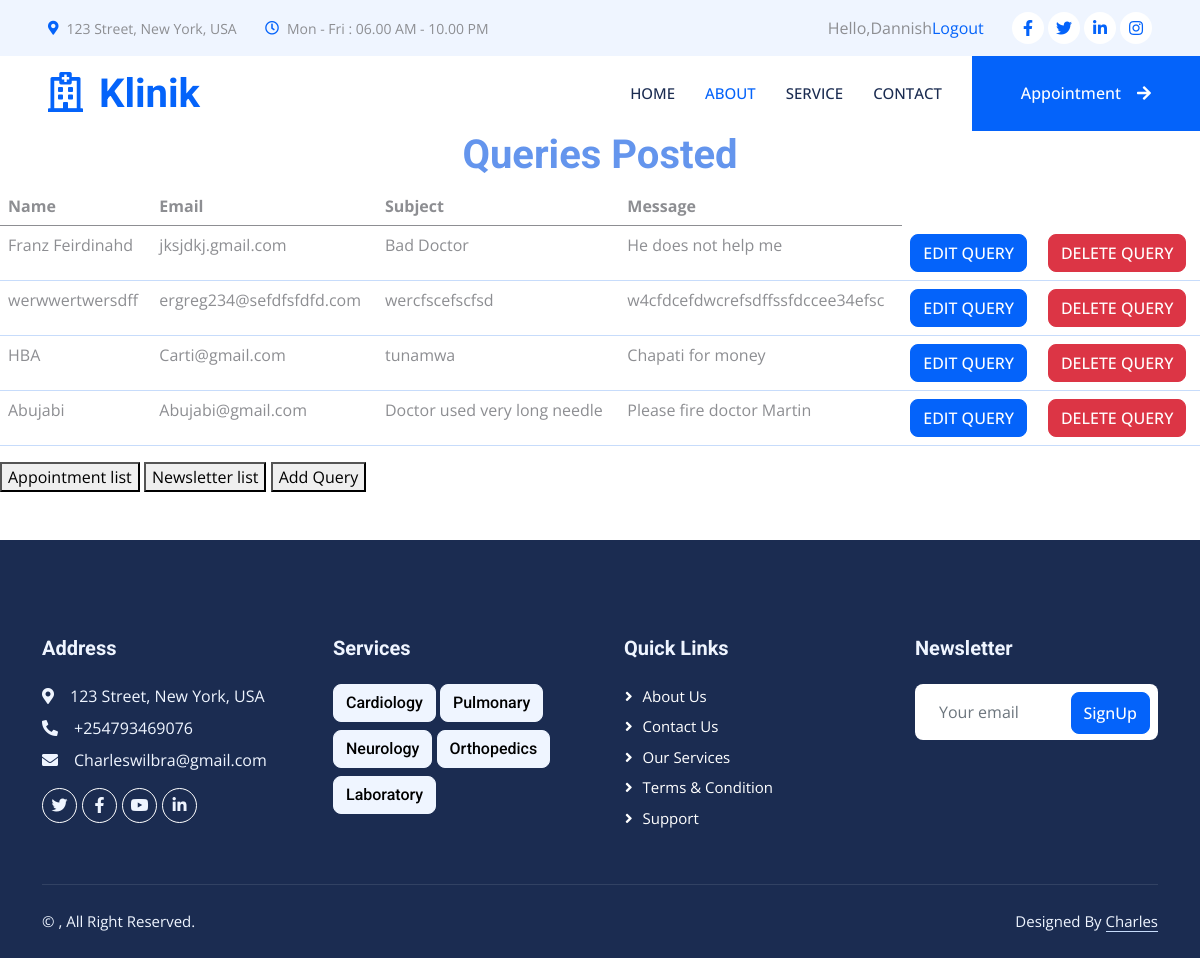
Page /hosi/querylist/ (signed in) on the earlier database version.
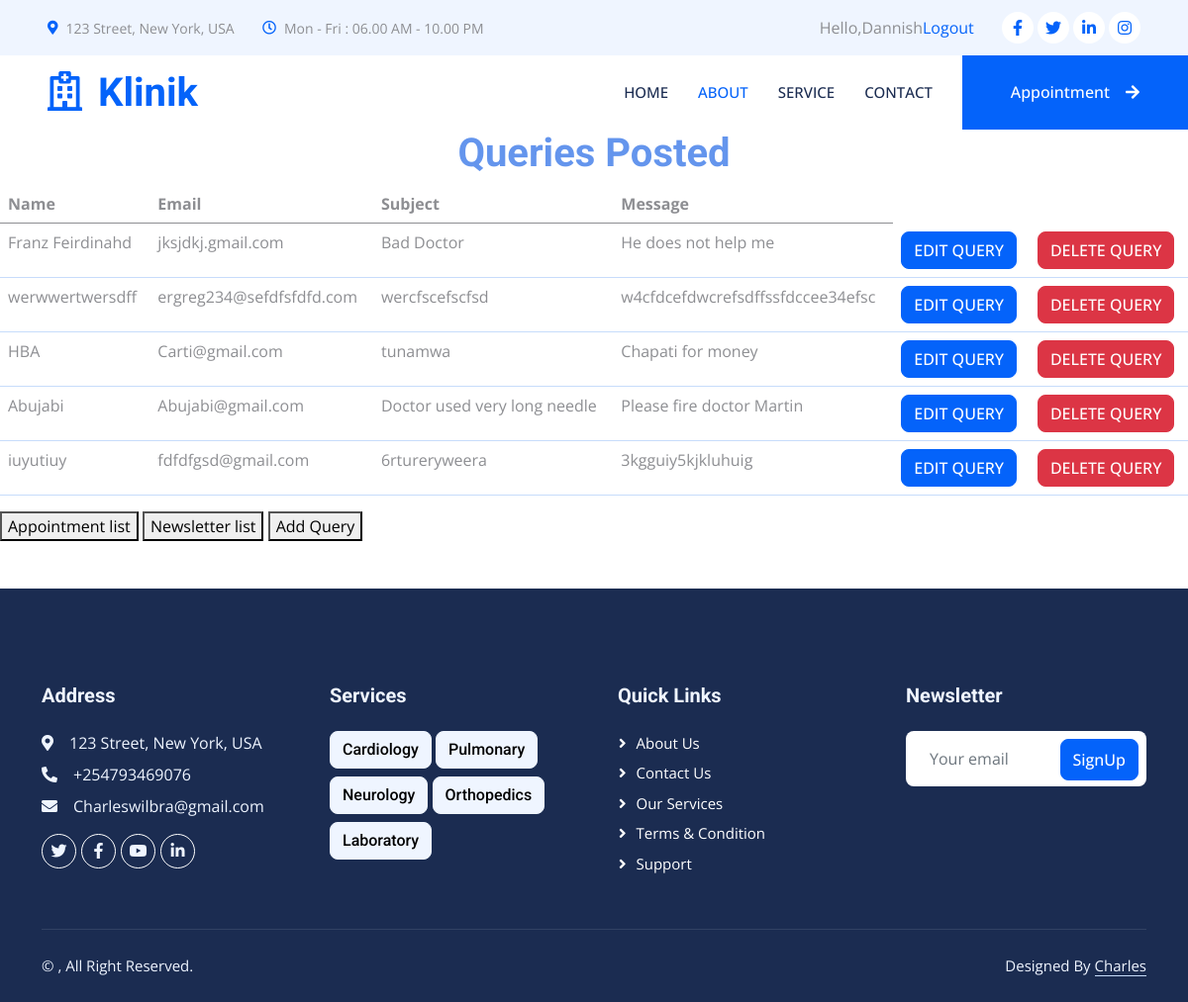
Same page on the later database version.
### hosi/models.py (models this page shows, shortened)
class Query(models.Model):
    name = models.CharField(max_length=20)
    subject = models.TextField()
    email = models.TextField()
    message = models.TextField()
    objects = models.Manager()

### hosi/views.py (the view)
# urls.py: path('querylist/', views.Querylist, name='querylist'),
@login_required(login_url='loginPage')
def Querylist(request):
    querys = Query.objects.all()
    return render(request, 'querylist.html',{'querys': querys})

### hosi/templates/querylist.html (shortened to what this page needs)
{% extends "base.html" %}
{% block content %}
<table class="table">
    <h1 style="text-align: center;color: cornflowerblue">Queries Posted</h1>
    <thead>
    <tr>
        <th>Name</th>
        <th>Email</th>
        <th>Subject</th>
        <th>Message</th>
    </tr>
    </thead>
    <tbody>
       {% for y in querys %}
          <tr>
              <td>{{ y.name }}</td>
              <td>{{ y.email }}</td>
              <td>{{ y.subject }}</td>
              <td>{{ y.message }}</td>
              <td>
                  <a href="{% url 'editquery' y.id %}" class="btn btn-primary" type="button" >EDIT QUERY</a>
              </td>
              <td>
                  <a href="{% url 'deletequery' y.id %}" class="btn btn-danger" type="button" onclick="return confirm('Are you sure you want to delete the FaQ?')">DELETE QUERY</a>
              </td>
          </tr>
       {% endfor %}
    </tbody>
</table>
<a href="{% url 'appointmentslist' %}">
    <button>Appointment list</button>
</a>
<a href="{% url 'newsletterlist' %}">
    <button>Newsletter list</button>
</a>
<a href="{% url 'contact' %}">
    <button>Add Query</button>
</a>
{% endblock %}

Differences in the rows shown:
added Query: name "iuyutiuy", email "fdfdfgsd@gmail.com", subject "6rtureryweera", message "3kgguiy5kjkluhuig"
